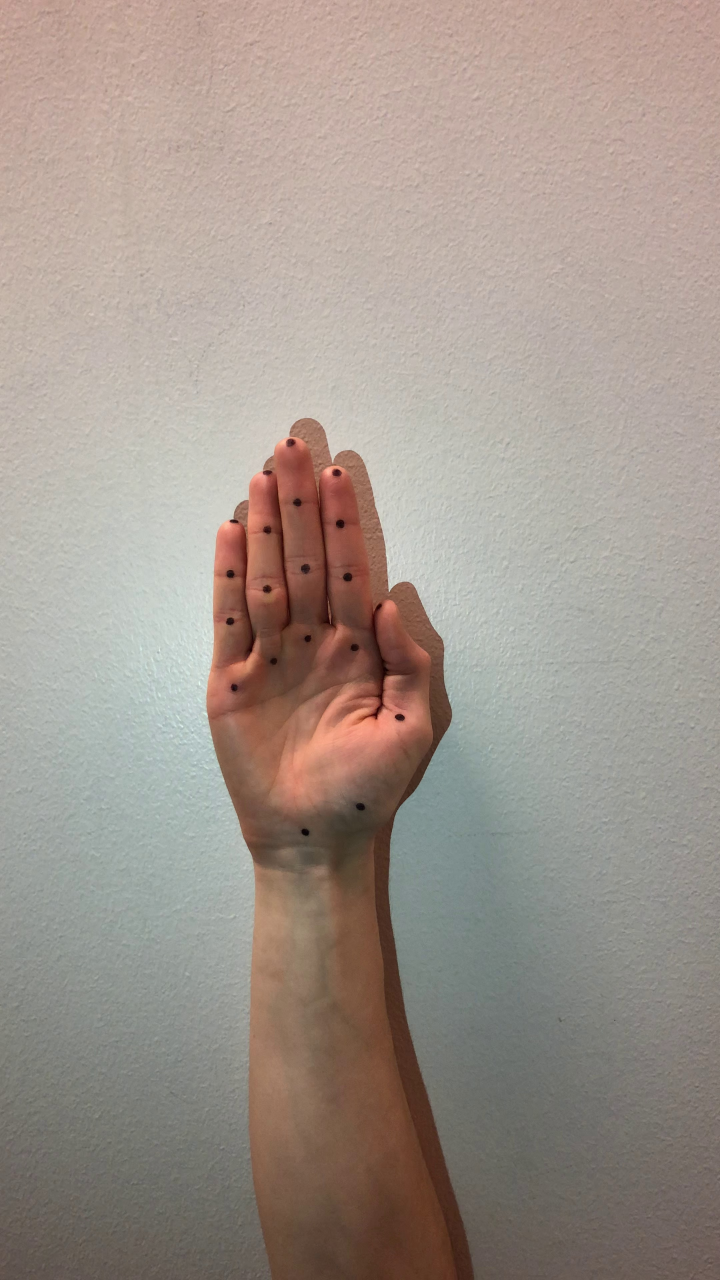
#> input picture data/video-bilder/image34.jpg, 2160 x 3840 px (shown at 1/3 size)
$ python detecing_black_spots.py
#> lines starting #> are read from the running program, lines starting #| are printed output that depends on the picture; after the words box and inside, x2 and y2 are one past the last pixel; in counts of white or black regions, pixels touching at a corner belong together
import cv2
import numpy as np
import matplotlib.pyplot as plt

img_rgb = cv2.imread("./data/video-bilder/image34.jpg")
#> img_rgb is the input picture: shape (3840, 2160, 3); mean B, G, R 140.6, 149.2, 160.8
print(np.shape(img_rgb))
#| (3840, 2160, 3)
# [5 lines of commented-out code are left out]
img_gray = cv2.cvtColor(img_rgb, cv2.COLOR_BGR2GRAY)
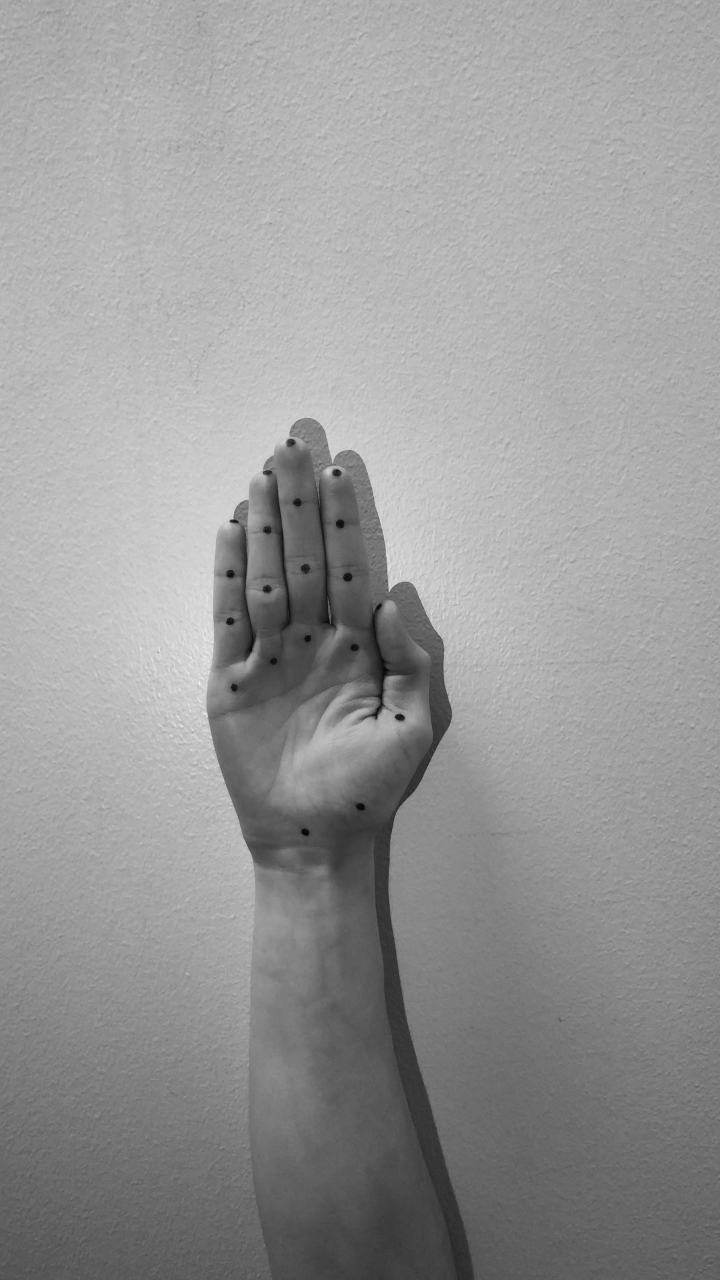
#> img_gray: shape (3840, 2160) (shown at 1/3 size); min 1, max 250, mean 151.7

'''img_gray_norm=img_gray/255
threshold = 0.3
#w, h = img_gray.shape[::-1]
#loc = np.where( img_gray >= threshold)
points=img_gray_norm<threshold
for pty in range(len(points)):
    for ptx in range(len(points[pty])):
        if(points[pty][ptx]):
            img_rgb[pty][ptx]=[0,255,255]

img_gray = cv2.cvtColor(img_rgb, cv2.COLOR_BGR2GRAY)'''

gray_blurred = cv2.blur(img_gray, (3, 3))
detected_circles = cv2.HoughCircles(gray_blurred,
                   cv2.HOUGH_GRADIENT, 1, 100, param1 = 100,
               param2 = 12, minRadius = 0, maxRadius = 20)
#> detected_circles = 21 rows, first 8: [1042.5, 1731.5, 13.2], [1020.5, 1571.5, 13.4], [1007.5, 1416.5, 11.8], [801.5, 1767.5, 12.5], [802.5, 1589.5, 11.1], [1197.5, 2155.5, 14.1], [917.5, 1705.5, 13.8], [869.5, 1328.5, 12.2]

if detected_circles is not None:

    # Convert the circle parameters a, b and r to integers.
    detected_circles = np.uint16(np.around(detected_circles))
#> detected_circles = 21 rows, first 8: [1042, 1732, 13], [1020, 1572, 13], [1008, 1416, 12], [802, 1768, 12], [802, 1590, 11], [1198, 2156, 14], [918, 1706, 14], [870, 1328, 12]

    for pt in detected_circles[0, :]:
        a, b, r = pt[0], pt[1], pt[2]

        # Draw the circumference of the circle.
        cv2.circle(img_rgb, (a, b), r, (0, 255, 0), 2)

        # Draw a small circle (of radius 1) to show the center.
        cv2.circle(img_rgb, (a, b), 1, (0, 0, 255), 3)
        print(a,b)
        imS = cv2.resize(img_rgb, (636, 583))
        cv2.imshow("Detected Circle", imS)
        cv2.waitKey(0)
#> this loop made 21 passes
#> (a, b, r) on passes 1 to 12: (1042, 1732, 13), (1020, 1572, 13), (1008, 1416, 12), (802, 1768, 12), (802, 1590, 11), (1198, 2156, 14), (918, 1706, 14), (870, 1328, 12), (914, 2498, 12), (1080, 2424, 15), (690, 1864, 12), (894, 1506, 12)
#| 1042 1732
#| 1020 1572
#| 1008 1416
#| 802 1768
#| 802 1590
#| 1198 2156
#| 918 1706
#| 870 1328
#> (further printed lines are left out)
#> pass 1, `imS = cv2.resize(img_rgb, (636, 583))`:
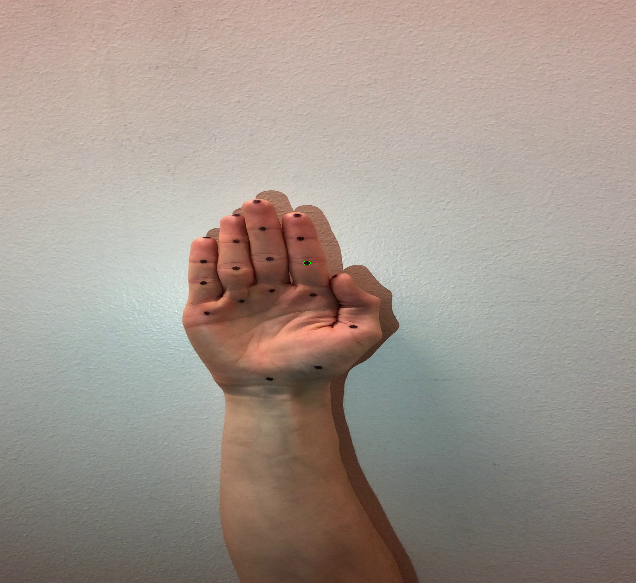
#> imS: shape (583, 636, 3); mean B, G, R 140.5, 149.1, 160.6

img_gray_norm=img_gray/255
threshold = 0.2
#w, h = img_gray.shape[::-1]
#loc = np.where( img_gray >= threshold)
points=img_gray_norm<threshold
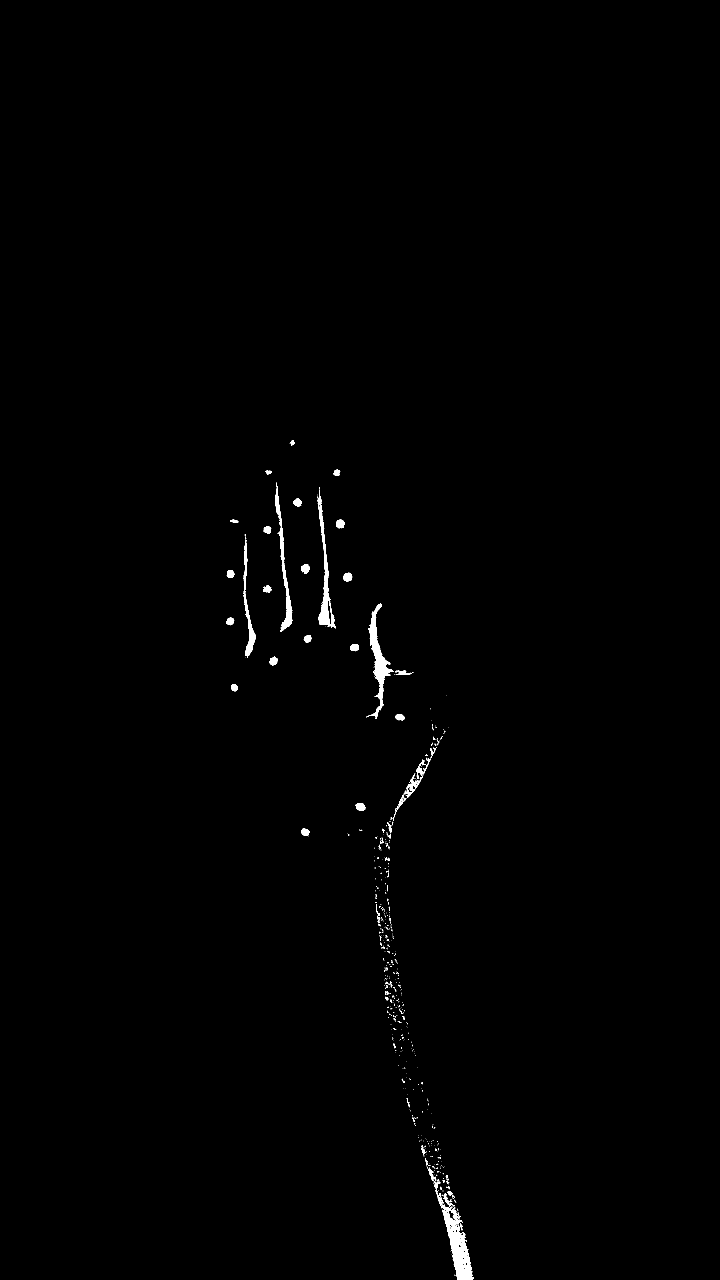
#> points: shape (3840, 2160) bool (shown at 1/3 size); 0.5% white; 560 white regions (476 under 20 px), largest, box (x1, y1, x2, y2) and area: (1306, 3570, 1421, 3840) 8896, (1099, 1811, 1180, 2157) 6489, (952, 1468, 1007, 1885) 5031
for pty in range(len(points)):
    for ptx in range(len(points[pty])):
        if(points[pty][ptx]):
            img_rgb[pty][ptx]=[0,255,255]
# [4 lines of commented-out code are left out]
imS = cv2.resize(img_rgb, (636, 583))                # Resize image
cv2.imshow('Detected',imS)

# [9 lines of commented-out code are left out]
cv2.waitKey(0)
#cv2.imwrite("result.jpg",res)
cv2.destroyAllWindows()

'''# Convert to grayscale.
gray = cv2.cvtColor(img, cv2.COLOR_BGR2GRAY)

# Blur using 3 * 3 kernel.
gray_blurred = cv2.blur(gray, (3, 3))

# Apply Hough transform on the blurred image.
detected_circles = cv2.HoughCircles(gray_blurred,
                   cv2.HOUGH_GRADIENT, 1, 20, param1 = 50,
               param2 = 30, minRadius = 1, maxRadius = 40)

# Draw circles that are detected.
if detected_circles is not None:

    # Convert the circle parameters a, b and r to integers.
    detected_circles = np.uint16(np.around(detected_circles))

    for pt in detected_circles[0, :]:
        a, b, r = pt[0], pt[1], pt[2]

        # Draw the circumference of the circle.
        cv2.circle(img, (a, b), r, (0, 255, 0), 2)

        # Draw a small circle (of radius 1) to show the center.
        cv2.circle(img, (a, b), 1, (0, 0, 255), 3)
        cv2.imshow("Detected Circle", img)
        cv2.waitKey(0)'''

'''img_gray = cv2.cvtColor(img_rgb, cv2.COLOR_BGR2GRAY)
template = cv2.imread('a.jpg',0)
w, h = template.shape[::-1]
res = cv2.matchTemplate(img_gray,template,cv2.TM_CCOEFF_NORMED)
threshold = 0.****
loc = np.where( res >= threshold)
for pt in zip(*loc[::-1]):
    cv2.rectangle(img_rgb, pt, (pt[0] + w, pt[1] + h), (0,255,255), 0)
cv2.imshow('Detected',img_rgb)
cv2.imwrite("D:/4/Detect/"+str(i)+".1.jpg",img_rgb)
cv2.waitKey(0)
cv2.destroyAllWindows()'''

'''import cv2 as cv
img = cv.imread('med.jpg',0)
th2 = cv.adaptiveThreshold(img,255,cv.ADAPTIVE_THRESH_MEAN_C,\
            cv.THRESH_BINARY,11,2)
th3 = cv.adaptiveThreshold(img,255,cv.ADAPTIVE_THRESH_GAUSSIAN_C,\
            cv.THRESH_BINARY,11,2)
titles = ['Adaptive Mean Thresholding', 'Adaptive Gaussian Thresholding']
images = [th2, th3]
inv = ~th3
res = cv.bitwise_and(img,inv)
cv.imshow(titles[1],res)
cv.waitKey(0)
cv.imwrite("result.jpg",res)
cv.destroyAllWindows()'''

$ run again, with data/video-bilder/image0.jpg copied over data/video-bilder/image34.jpg
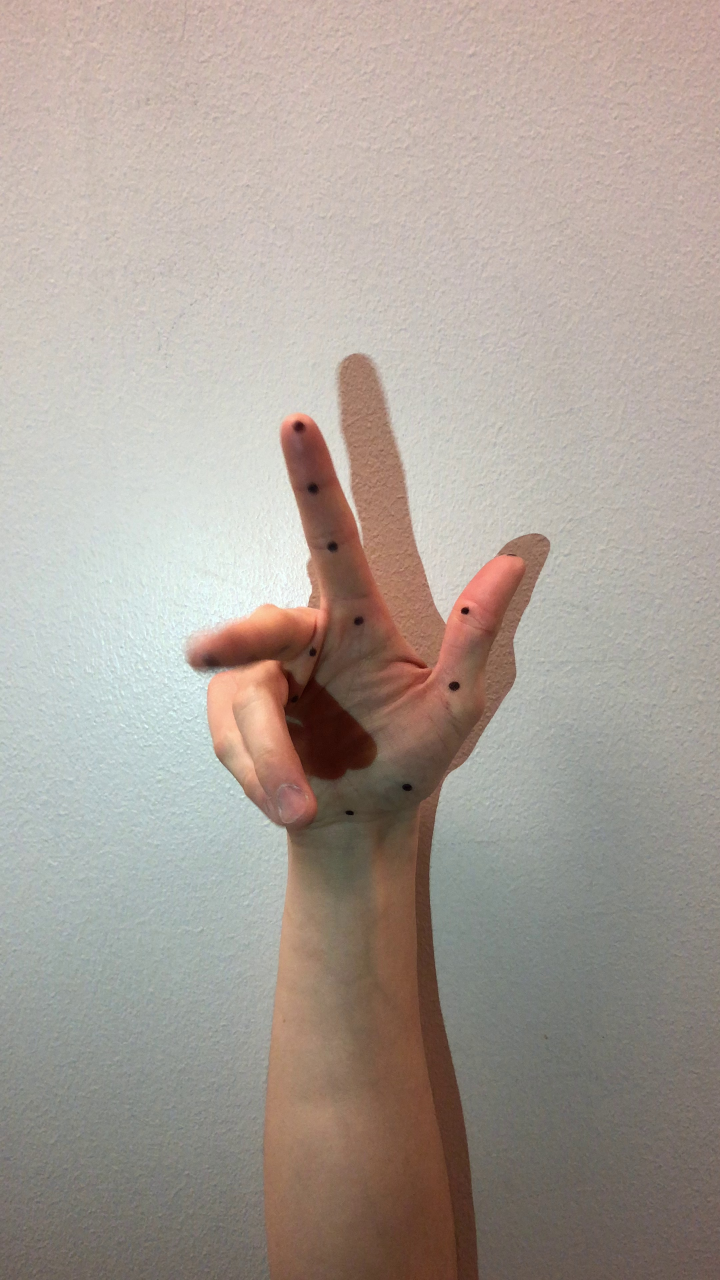
#> input picture data/video-bilder/image0.jpg, 2160 x 3840 px (shown at 1/3 size)
#> img_rgb is the input picture: shape (3840, 2160, 3); mean B, G, R 150.7, 158.9, 169.2
#| (3840, 2160, 3)
#> `detected_circles = cv2.HoughCircles(gray_blurred, cv2.HOUGH_GRADIENT, ..`: detected_circles = 13 rows, first 8: [1361.5, 2056.5, 15.8], [1074.5, 1860.5, 15.2], [1219.5, 2365.5, 15.2], [1395.5, 1834.5, 13], [895.5, 1280.5, 17.2], [942.5, 1954.5, 14.7], [694.5, 2374.5, 3.3], [622.5, 2025.5, 9.6]
#> `detected_circles = np.uint16(np.around(detected_circles))`: detected_circles = 13 rows, first 8: [1362, 2056, 16], [1074, 1860, 15], [1220, 2366, 15], [1396, 1834, 13], [896, 1280, 17], [942, 1954, 15], [694, 2374, 3], [622, 2026, 10]
#> the loop `for pt in detected_circles[0, :]:` made 13 passes
#> (printed output is left out)
#> pass 1, `imS = cv2.resize(img_rgb, (636, 583))`:
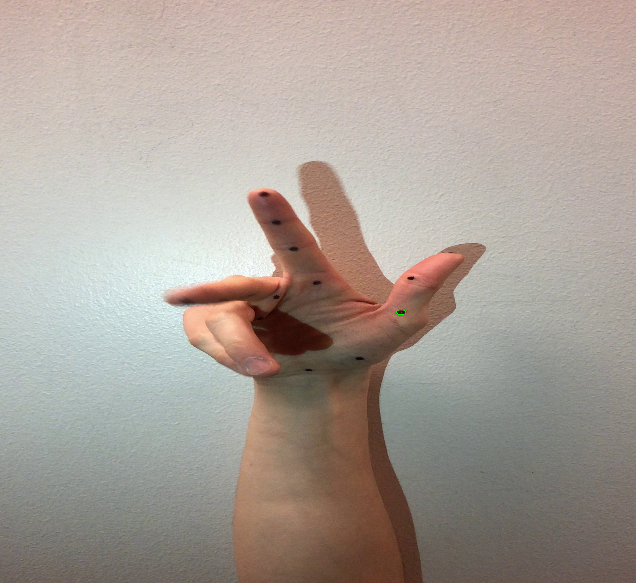
#> imS: shape (583, 636, 3); mean B, G, R 150.6, 158.8, 169
#> `points=img_gray_norm<threshold`:
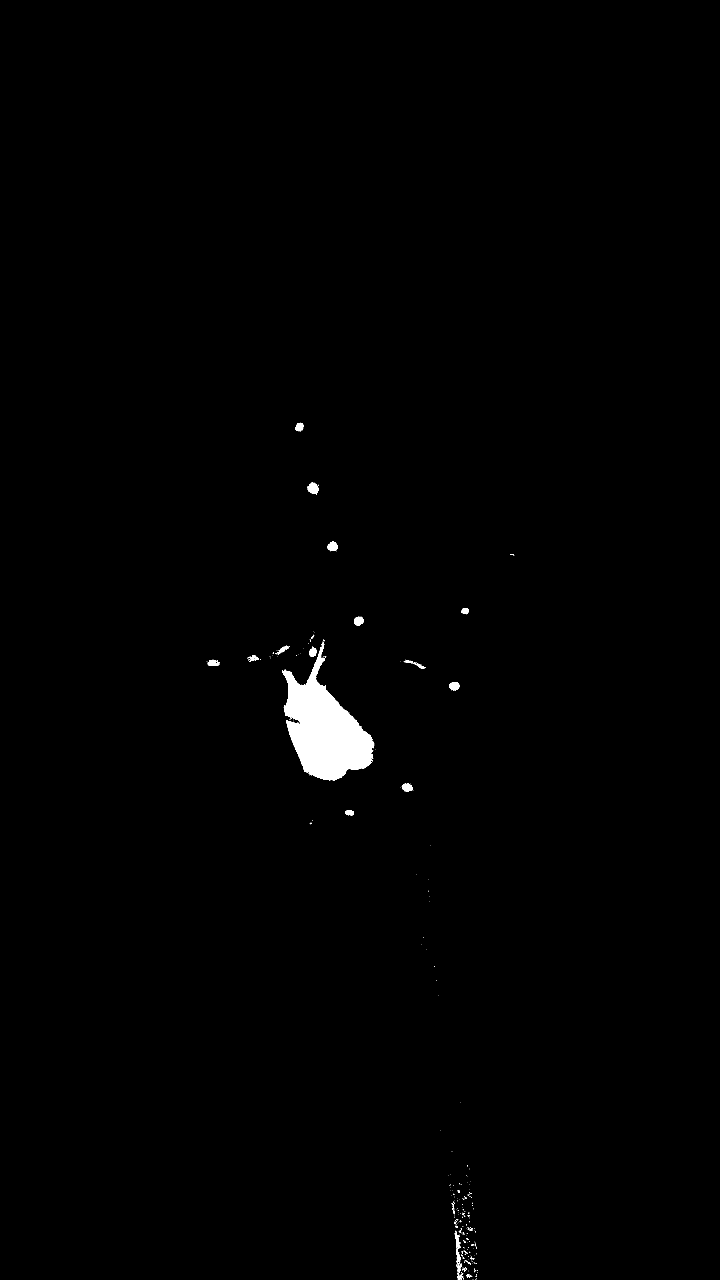
#> points: shape (3840, 2160) bool (shown at 1/3 size); 0.76% white; 265 white regions (228 under 20 px), largest, box (x1, y1, x2, y2) and area: (846, 1925, 1122, 2342) 54679, (921, 1446, 957, 1484) 817, (983, 1624, 1014, 1653) 642
